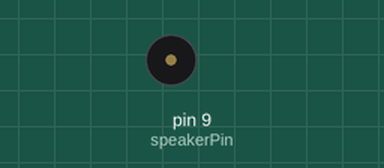
Simulated run of this sketch. Board: Arduino Uno, built with avr-gcc and run on an emulated ATmega328P. Shown: buzzer (waves = sounding).

Above: at 0.5 s.
Timing chart, 0 to 3.0 s (numbered marks = the images above):
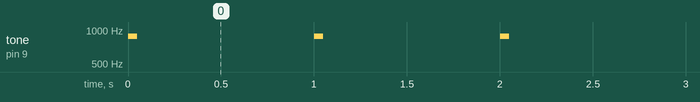

Measured:
- by itself, tone on pin 9 (speakerPin): alternates 880 Hz for 0.05 s and silent for 0.95 s

The sketch:

4.1-metronome.ino
```cpp
//4.1 Metronome 1

const int speakerPin = 9;
const int frequency = 880;
const int druation = 50;

unsigned int MS_per_beat = 0;
void setup() {
  // put your setup code here, to run once:
  // Calc the amount of delay:
  // milli per minute/beats perminute
  unsigned int milliseconds_per_minute = 1000 * 60;
  unsigned int beats_per_minute = 60;
  MS_per_beat = milliseconds_per_minute / beats_per_minute;
}

void loop() {
  // put your main code here, to run repeatedly:
  tone(speakerPin, frequency, druation);
  delay(MS_per_beat);
}
```
